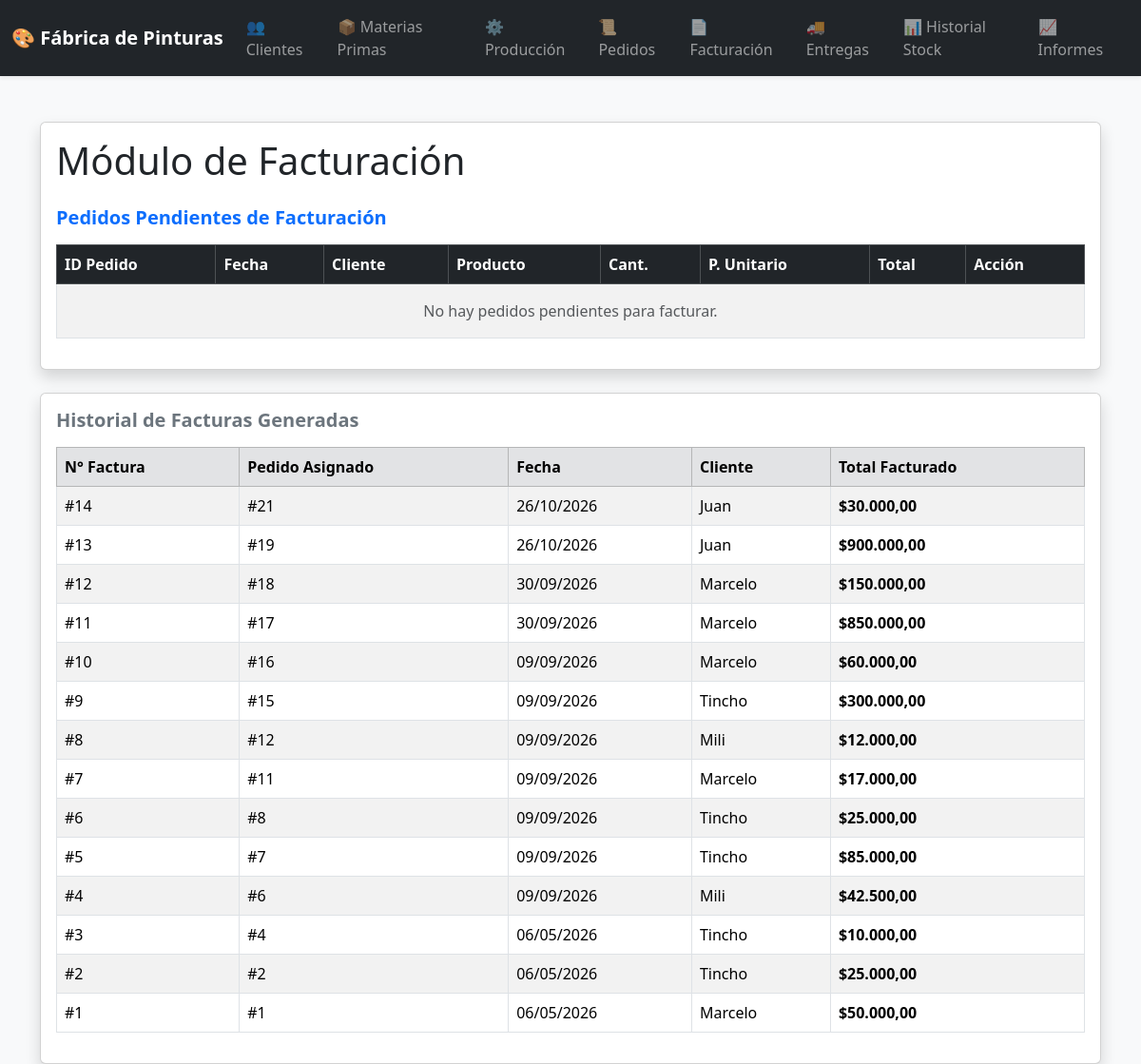
The page /facturacion.php on the database its author committed.
### tables this page shows
CREATE TABLE `facturas` (
  `id` int(11) NOT NULL,
  `pedido_id` int(11) DEFAULT NULL,
  `fecha` date DEFAULT NULL,
  `total` decimal(10,2) DEFAULT NULL
);

CREATE TABLE `pedidos` (
  `id` int(11) NOT NULL,
  `cliente_id` int(11) DEFAULT NULL,
  `fecha` date DEFAULT NULL,
  `estado` varchar(50) DEFAULT NULL
);

CREATE TABLE `clientes` (
  `id` int(11) NOT NULL,
  `nombre` varchar(100) DEFAULT NULL,
  `telefono` varchar(50) DEFAULT NULL,
  `email` varchar(100) DEFAULT NULL,
  `direccion` varchar(150) DEFAULT NULL
);

### facturacion.php (the view, shortened to what this page needs)
<?php
include("conexion.php");
$pedidosPendientes = $conexion->query("
    SELECT
        pedidos.id,
        pedidos.fecha,
        pedidos.estado,
        clientes.nombre AS cliente,
        productos.nombre AS producto,
        pedido_detalle.cantidad,
        pedido_detalle.precio_unitario,
        (pedido_detalle.cantidad * pedido_detalle.precio_unitario) AS total
    FROM pedidos
    INNER JOIN clientes ON pedidos.cliente_id = clientes.id
    INNER JOIN pedido_detalle ON pedidos.id = pedido_detalle.pedido_id
    INNER JOIN productos ON pedido_detalle.producto_id = productos.id
    WHERE pedidos.estado = 'pendiente'
    ORDER BY pedidos.id DESC
");
$facturas = $conexion->query("
    SELECT
        facturas.id,
        facturas.fecha,
        facturas.total,
        pedidos.id AS pedido_id,
        clientes.nombre AS cliente
    FROM facturas
    INNER JOIN pedidos ON facturas.pedido_id = pedidos.id
    INNER JOIN clientes ON pedidos.cliente_id = clientes.id
    ORDER BY facturas.id DESC
");
?>
<!DOCTYPE html>
<html lang="es">
<head>
    <link href="https://cdn.jsdelivr.net/npm/bootstrap@5.3.3/dist/css/bootstrap.min.css" rel="stylesheet">
</head>
<body class="bg-light">
<?php include("menu.php"); ?>
<div class="container mt-5">
    <div class="card shadow mb-4">
        <div class="card-body">
            <h1 class="mb-4">Módulo de Facturación</h1>
            <h2 class="h5 mb-3 text-primary fw-bold">Pedidos Pendientes de Facturación</h2>
            <div class="table-responsive">
                <table class="table table-bordered table-striped align-middle">
                    <thead class="table-dark">
                        <tr>
                            <th>ID Pedido</th>
                            <th>Fecha</th>
                            <th>Cliente</th>
                            <th>Producto</th>
                            <th>Cant.</th>
                            <th>P. Unitario</th>
                            <th>Total</th>
                            <th>Acción</th>
                        </tr>
                    </thead>
                    <tbody>
                        <?php if ($pedidosPendientes->num_rows == 0) { ?>
                            <tr>
                                <td colspan="8" class="text-center text-muted py-3">No hay pedidos pendientes para facturar.</td>
                            </tr>
                        <?php } ?>
                    </tbody>
                </table>
            </div>
        </div>
    </div>
    <div class="card shadow">
        <div class="card-body">
            <h2 class="h5 mb-3 text-secondary fw-bold">Historial de Facturas Generadas</h2>
            <div class="table-responsive">
                <table class="table table-bordered table-striped align-middle">
                    <thead class="table-secondary">
                        <tr>
                            <th>N° Factura</th>
                            <th>Pedido Asignado</th>
                            <th>Fecha</th>
                            <th>Cliente</th>
                            <th>Total Facturado</th>
                        </tr>
                    </thead>
                    <tbody>
                        <?php if ($facturas->num_rows == 0) { ?>
                            <tr>
                                <td colspan="5" class="text-center text-muted py-3">No hay facturas emitidas todavía.</td>
                            </tr>
                        <?php } else { ?>
                            <?php while($factura = $facturas->fetch_assoc()) { ?>
                                <tr>
                                    <td>#<?php echo $factura['id']; ?></td>
                                    <td>#<?php echo $factura['pedido_id']; ?></td>
                                    <td><?php echo date("d/m/Y", strtotime($factura['fecha'])); ?></td>
                                    <td><?php echo $factura['cliente']; ?></td>
                                    <td><strong>$<?php echo number_format($factura['total'], 2, ',', '.'); ?></strong></td>
                                </tr>
                            <?php } ?>
                        <?php } ?>
                    </tbody>
                </table>
            </div>
        </div>
    </div>
</div>
</body>
</html>

### rows shown on the page
facturas: id "14", pedido "21", fecha "26/10/2026", clientes.nombre "Juan", total "30.000,00"
facturas: id "13", pedido "19", fecha "26/10/2026", clientes.nombre "Juan", total "900.000,00"
facturas: id "12", pedido "18", fecha "30/09/2026", clientes.nombre "Marcelo", total "150.000,00"
facturas: id "11", pedido "17", fecha "30/09/2026", clientes.nombre "Marcelo", total "850.000,00"
facturas: id "10", pedido "16", fecha "09/09/2026", clientes.nombre "Marcelo", total "60.000,00"
facturas: id "9", pedido "15", fecha "09/09/2026", clientes.nombre "Tincho", total "300.000,00"
facturas: id "8", pedido "12", fecha "09/09/2026", clientes.nombre "Mili", total "12.000,00"
facturas: id "7", pedido "11", fecha "09/09/2026", clientes.nombre "Marcelo", total "17.000,00"
facturas: id "6", pedido "8", fecha "09/09/2026", clientes.nombre "Tincho", total "25.000,00"
facturas: id "5", pedido "7", fecha "09/09/2026", clientes.nombre "Tincho", total "85.000,00"
facturas: id "4", pedido "6", fecha "09/09/2026", clientes.nombre "Mili", total "42.500,00"
facturas: id "3", pedido "4", fecha "06/05/2026", clientes.nombre "Tincho", total "10.000,00"
facturas: id "2", pedido "2", fecha "06/05/2026", clientes.nombre "Tincho", total "25.000,00"
facturas: id "1", pedido "1", fecha "06/05/2026", clientes.nombre "Marcelo", total "50.000,00"
